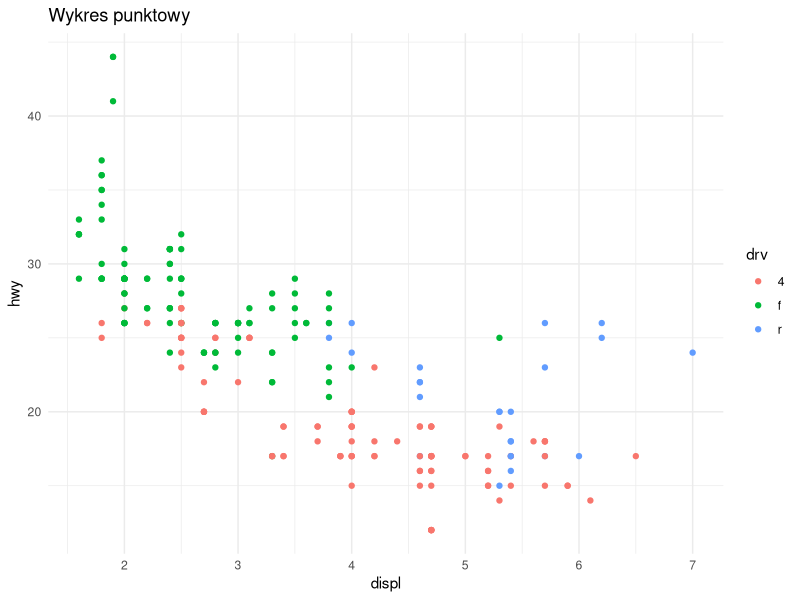

The R script that drew this image:
## ---- chunk 1
library(tidyverse)
data(mpg) 
View(mpg)
ggplot(mpg, aes(x = displ, y = hwy, color = drv)) +
  geom_point() + 
  labs(title = "Wykres punktowy", x= "displ", y = "hwy")+
  theme_minimal()
